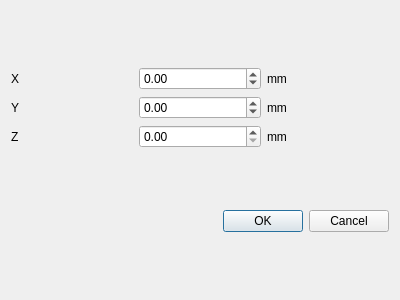
<?xml version="1.0" encoding="UTF-8"?>
<ui version="4.0">
 <class>Dialog</class>
 <widget class="QDialog" name="Dialog">
  <property name="geometry">
   <rect>
    <x>0</x>
    <y>0</y>
    <width>400</width>
    <height>300</height>
   </rect>
  </property>
  <property name="windowTitle">
   <string>Define probe position 1</string>
  </property>
  <layout class="QVBoxLayout" name="verticalLayout">
   <item>
    <layout class="QGridLayout" name="gridLayout">
     <item row="2" column="1">
      <widget class="QDoubleSpinBox" name="z_pos_DSpinBox">
       <property name="maximum">
        <double>100.000000000000000</double>
       </property>
      </widget>
     </item>
     <item row="0" column="0">
      <widget class="QLabel" name="label">
       <property name="text">
        <string>X</string>
       </property>
      </widget>
     </item>
     <item row="2" column="0">
      <widget class="QLabel" name="label_3">
       <property name="text">
        <string>Z</string>
       </property>
      </widget>
     </item>
     <item row="0" column="1">
      <widget class="QDoubleSpinBox" name="x_pos_DSpinBox">
       <property name="minimum">
        <double>-100.000000000000000</double>
       </property>
       <property name="maximum">
        <double>100.000000000000000</double>
       </property>
      </widget>
     </item>
     <item row="1" column="0">
      <widget class="QLabel" name="label_2">
       <property name="text">
        <string>Y</string>
       </property>
      </widget>
     </item>
     <item row="1" column="1">
      <widget class="QDoubleSpinBox" name="y_pos_DSpinBox">
       <property name="minimum">
        <double>-100.000000000000000</double>
       </property>
       <property name="maximum">
        <double>100.000000000000000</double>
       </property>
      </widget>
     </item>
     <item row="0" column="2">
      <widget class="QLabel" name="label_4">
       <property name="text">
        <string>mm</string>
       </property>
      </widget>
     </item>
     <item row="1" column="2">
      <widget class="QLabel" name="label_5">
       <property name="text">
        <string>mm</string>
       </property>
      </widget>
     </item>
     <item row="2" column="2">
      <widget class="QLabel" name="label_6">
       <property name="text">
        <string>mm</string>
       </property>
      </widget>
     </item>
    </layout>
   </item>
   <item>
    <widget class="QDialogButtonBox" name="buttonBox">
     <property name="orientation">
      <enum>Qt::Horizontal</enum>
     </property>
     <property name="standardButtons">
      <set>QDialogButtonBox::Cancel|QDialogButtonBox::Ok</set>
     </property>
    </widget>
   </item>
  </layout>
 </widget>
 <resources/>
 <connections>
  <connection>
   <sender>buttonBox</sender>
   <signal>accepted()</signal>
   <receiver>Dialog</receiver>
   <slot>accept()</slot>
   <hints>
    <hint type="sourcelabel">
     <x>248</x>
     <y>254</y>
    </hint>
    <hint type="destinationlabel">
     <x>157</x>
     <y>274</y>
    </hint>
   </hints>
  </connection>
  <connection>
   <sender>buttonBox</sender>
   <signal>rejected()</signal>
   <receiver>Dialog</receiver>
   <slot>reject()</slot>
   <hints>
    <hint type="sourcelabel">
     <x>316</x>
     <y>260</y>
    </hint>
    <hint type="destinationlabel">
     <x>286</x>
     <y>274</y>
    </hint>
   </hints>
  </connection>
 </connections>
</ui>
